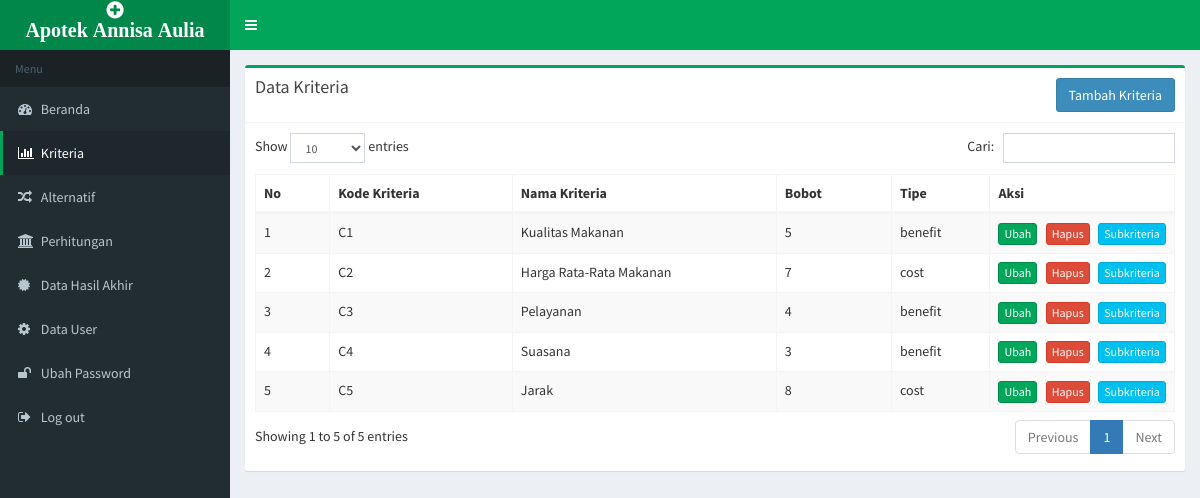
The page /index.php?page=kriteria (signed in) on the database its author committed.
### tables this page shows
CREATE TABLE `kriteria` (
  `id_kriteria` int(5) NOT NULL,
  `kode_kriteria` varchar(5) NOT NULL,
  `nama_kriteria` varchar(50) NOT NULL,
  `bobot` int(5) NOT NULL,
  `tipe` enum('cost','benefit') NOT NULL
);

### kriteria.php (the view, shortened to what this page needs)
<?php
$link_update='?page=update_kriteria';
$link_subkriteria='?page=subkriteria';
$list_data='';
$q="select * from kriteria order by id_kriteria";
$q=mysqli_query($con,$q);
if(mysqli_num_rows($q) > 0){
	while($r=mysqli_fetch_array($q)){
		$id=$r['id_kriteria'];
		$list_data.='
		<tr>
		<td></td>
		<td>'.$r['kode_kriteria'].'</td>
		<td>'.$r['nama_kriteria'].'</td>
		<td>'.$r['bobot'].'</td>
		<td>'.$r['tipe'].'</td>
		<td>
		<a href="'.$link_update.'&amp;id='.$id.'&amp;action=edit" class="btn btn-success btn-xs" title="Ubah">Ubah</a> &nbsp;
		<a href="#" data-href="'.$link_update.'&amp;id='.$id.'&amp;action=delete" data-toggle="modal" data-target="#confirm-delete" class="btn btn-danger btn-xs" title="Hapus">Hapus</a> &nbsp;
		<a href="'.$link_subkriteria.'&amp;idk='.$id.'" class="btn btn-info btn-xs">Subkriteria</a></td>
		</tr>';
	}
}
?>
<div class="box box-success">
	<div class="box-header with-border">
		<h3 class="box-title">Data Kriteria</h3>
		<div class="button-right">
			<a href="<?php echo $link_update;?>" class="btn btn-primary">Tambah Kriteria</a>
		</div>
	</div>
	<div class="box-body">
		<div class="table-responsive">
			<table class="table table-striped table-bordered" id="dataTables1">
				<thead>
					<tr>
						<th>No</th>
						<th>Kode Kriteria</th>
						<th>Nama Kriteria</th>
						<th>Bobot</th>
						<th>Tipe</th>
						<th width="150">Aksi</th>
					</tr>
				</thead>
				<tbody>
					<?php echo $list_data;?>
				</tbody>
			</table>
		</div>
	</div>
</div>

### assets/css/custom.css (style rules this page uses)
.dataTable > thead > tr > th[class*="sort"]:after { content: "" !important; }
.dataTable > thead > tr > th[class*="sort"]:before { content: "" !important; }
.button-right { float: right; }

### rows shown on the page
kriteria: kode_kriteria "C1", nama_kriteria "Kualitas Makanan", bobot "5", tipe "benefit"
kriteria: kode_kriteria "C2", nama_kriteria "Harga Rata-Rata Makanan", bobot "7", tipe "cost"
kriteria: kode_kriteria "C3", nama_kriteria "Pelayanan", bobot "4", tipe "benefit"
kriteria: kode_kriteria "C4", nama_kriteria "Suasana", bobot "3", tipe "benefit"
kriteria: kode_kriteria "C5", nama_kriteria "Jarak", bobot "8", tipe "cost"
